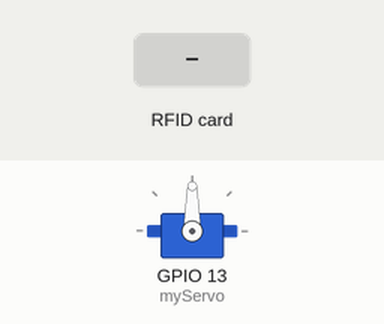
Recording of a sketch running on a simulated ESP32. On the bench: servo. Inputs (shaded band) come from the test bench. What the sketch prints to the serial monitor is not drawn.

Above: at 1.2 s.
1.3 s: RFID card D3 4B D1 2E held to the reader
At 1.8 s:
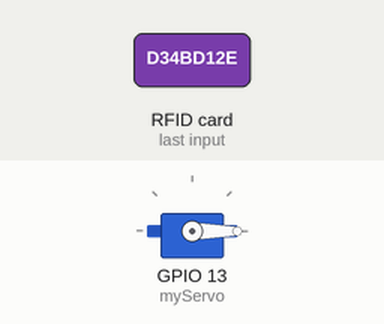
5.8 s: RFID card D3 4B D1 2E held to the reader
At 6.6 s:
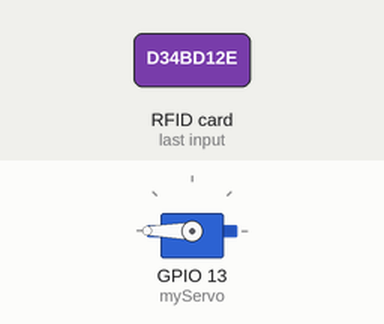
Timing chart, 0 to 10.3 s (numbered marks = the images above; inputs shaded):
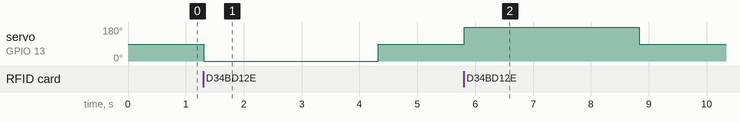

Measured:
- after the input at 1.3 s, servo on GPIO 13 (myServo): 90° → 0° at once, → 90° 3.0 s later
- after the input at 5.8 s, servo on GPIO 13 (myServo): 90° → 180° at once, → 90° 3.0 s later

The sketch:

servo.ino
```cpp
#include <SPI.h>
#include <MFRC522.h>
#include <ESP32Servo.h>

#define SS_PIN 5
#define RST_PIN 22

Servo myServo;
MFRC522 mfrc522(SS_PIN, RST_PIN);
bool isCardPresent = false;
bool isServoMoving = false;
unsigned long moveStartTime = 0; // Thời gian bắt đầu quay servo

void setup() {
  Serial.begin(115200);
  SPI.begin();
  mfrc522.PCD_Init();
  myServo.attach(13);
  myServo.write(90); // Bắt đầu với servo ở vị trí trung tính
}

void loop() {
  // Kiểm tra xem có thẻ RFID mới hay không
  if (mfrc522.PICC_IsNewCardPresent() && mfrc522.PICC_ReadCardSerial()) {
    String cardUID = ""; // Biến lưu trữ UID của thẻ

    // Chuyển đổi UID sang dạng chuỗi
    for (byte i = 0; i < mfrc522.uid.size; i++) {
      cardUID += String(mfrc522.uid.uidByte[i], HEX);
    }
    cardUID.toUpperCase(); // Chuyển đổi thành chữ hoa
    if (cardUID == "D34BD12E")
    {
      if (!isServoMoving) { // Chỉ tiến hành nếu servo không đang di chuyển
       if (!isCardPresent) {
        Serial.println("Thẻ đã được quét. Quay trái.");
        myServo.write(0); // Quay trái
        isServoMoving = true; // Đặt trạng thái đang di chuyển
        moveStartTime = millis(); // Ghi lại thời gian bắt đầu
        isCardPresent = true; // Cập nhật trạng thái thẻ
      } else {
        Serial.println("Thẻ đã được quét lần nữa. Quay phải.");
        myServo.write(180); // Quay phảiQ
        isServoMoving = true; // Đặt trạng thái đang di chuyển
        moveStartTime = millis(); // Ghi lại thời gian bắt đầu
        isCardPresent = false; // Cập nhật trạng thái thẻ
        }
      }
    } else{
      Serial.println("Thẻ không hợp lệ."); // Nếu UID không hợp lệ
    }
      mfrc522.PICC_HaltA(); // Dừng quét thẻ
    }

  // Kiểm tra xem servo đã hoàn thành di chuyển chưa
  if (isServoMoving) {
    if (millis() - moveStartTime >= 3000) { // Nếu đã 3 giây
      myServo.write(90); // Dừng servo
      isServoMoving = false; // Đặt lại trạng thái
    }
  }
}
```
